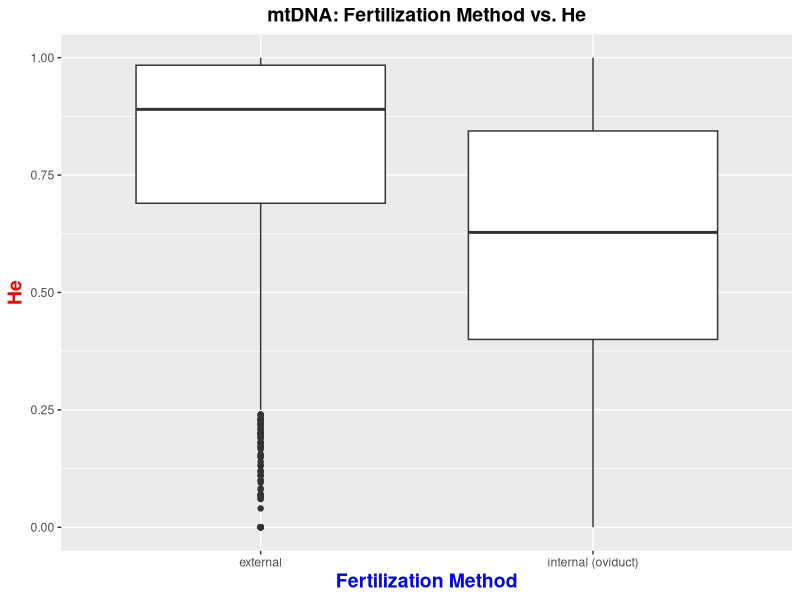
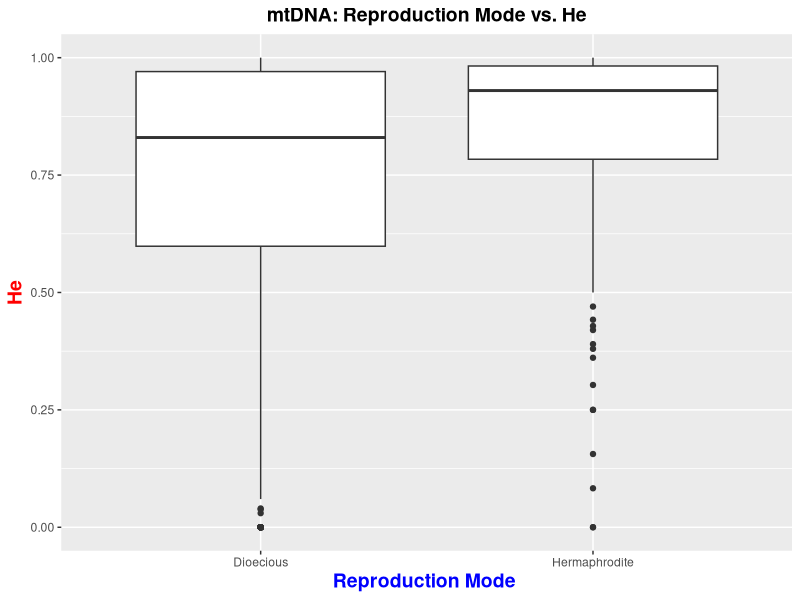
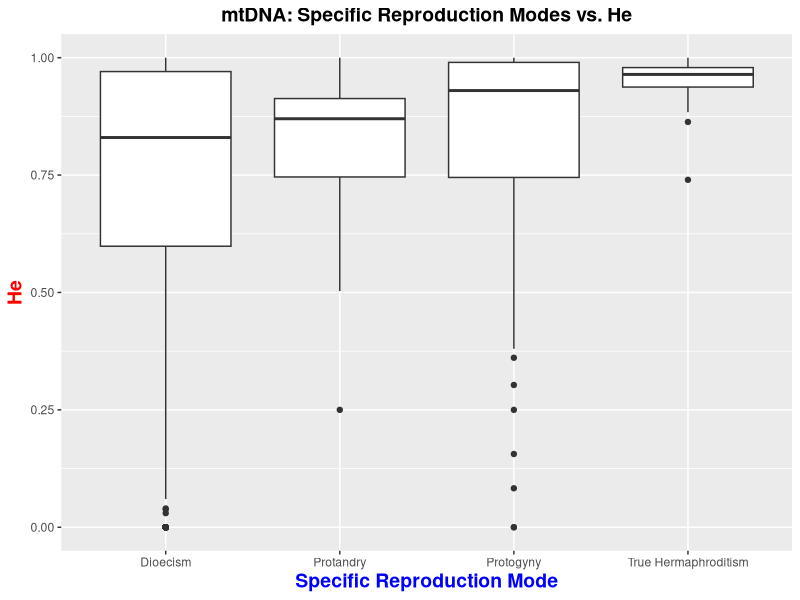
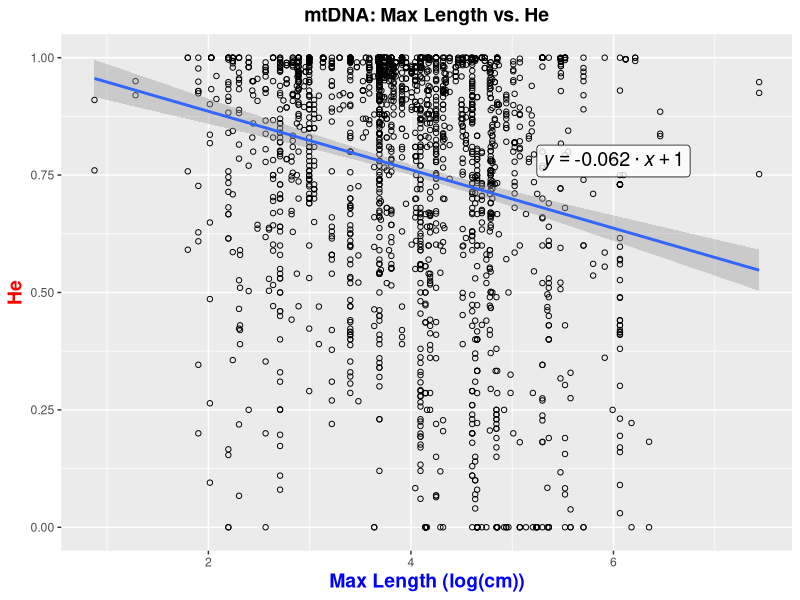
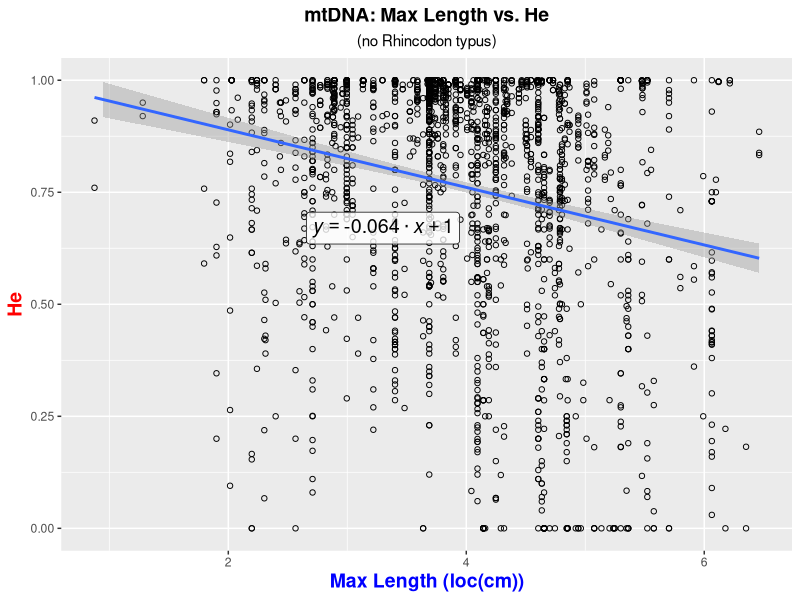
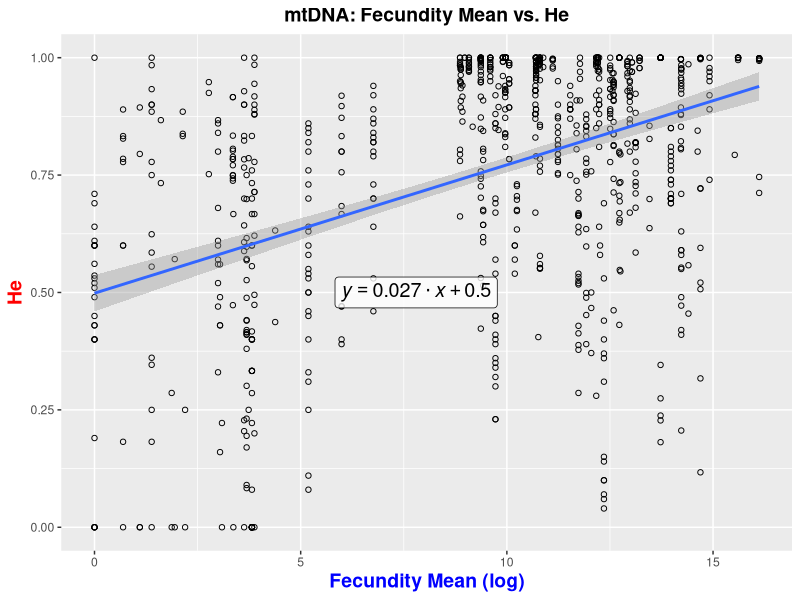
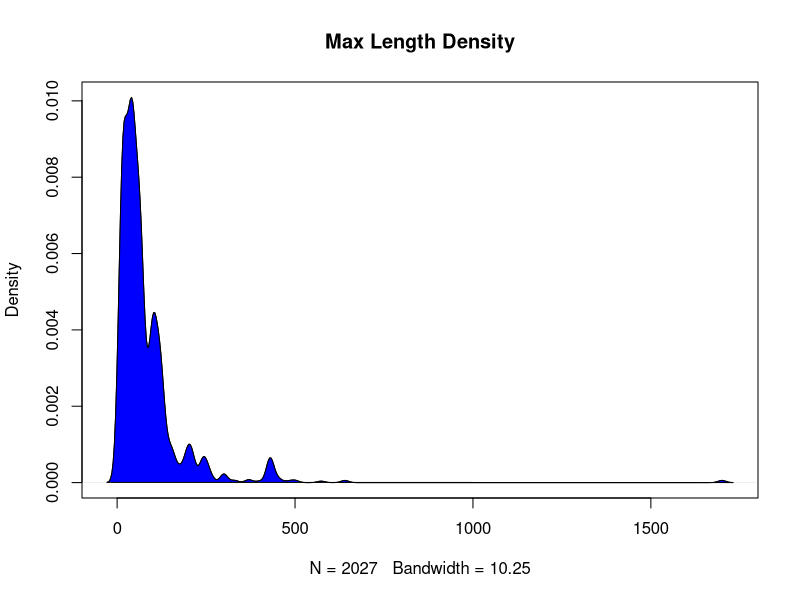
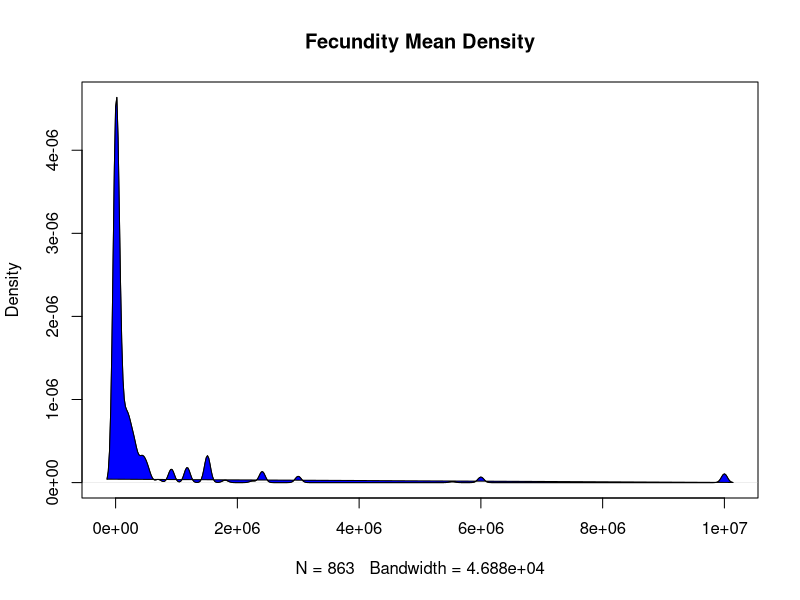

Recreate these plots in R, in order. (Note: this script raises an error after producing the figures.)
################################################### Script for Analyzing Data  #######################################################

#analyzes data 

##########################################################################################################################################

######### Set-up #########

#clear environment
remove(list = ls())

#load libraries
library(tidyverse)
library(dplyr)

#read in data
mtdna_data <- read.csv("mtdna_final_data.csv", stringsAsFactors = FALSE) #read in 
msat_data <- read.csv("msat_final_data.csv", stringsAsFactors = FALSE) #read in 

############### mtDNA data set ############### 

#####Box Plots: Character Data#####

#Fertilization#

mtdna_data$final_fertilization <- NA #create new column to categorize fertilization methods

mtdna_data$final_fertilization [mtdna_data$fertilization =="external"]  <- "external"
mtdna_data$final_fertilization [mtdna_data$fertilization =="internal (oviduct)"] <- "internal (oviduct)"
mtdna_data$final_fertilization [mtdna_data$fertilization =="in brood pouch or similar structure"] <- "internal (oviduct)" #convert "in brood pouch or similar structure" to internal fertilization

mtdna_final_fertilization_He_no.na <- mtdna_data[!is.na(mtdna_data$final_fertilization) & !is.na(mtdna_data$He),] #create new table that excludes NA's from columns of interest

theme_update(plot.title = element_text(hjust = 0.5), plot.subtitle = element_text(hjust = 0.5)) #centered plot title

ggplot(mtdna_final_fertilization_He_no.na) + geom_boxplot(aes(x = final_fertilization, y = He)) + #final fertilization & He box plot
  ggtitle("mtDNA: Fertilization Method vs. He") + #add plot title
  xlab("Fertilization Method") + ylab("He") + #add axis labels
  theme(                                 #specify characteristics of the plot 
    plot.title = element_text(size=14, face="bold"), 
    axis.title.x = element_text(color="blue", size=14, face="bold"),
    axis.title.y = element_text(color="red", size=14, face="bold"))

#Reproduction Mode#

#combine protandry, protogyny, and true hermaphroditism into "Hermpahrodites"

mtdna_data$final_reproductionmode <- NA #create new column to categorize reproduction mode

mtdna_data$final_reproductionmode  [mtdna_data$reproductionmode =="dioecism"]  <- "Dioecious"
mtdna_data$final_reproductionmode  [mtdna_data$reproductionmode =="protogyny"] <- "Hermaphrodite" #for protogyny, label as "Hermpahrodites"
mtdna_data$final_reproductionmode  [mtdna_data$reproductionmode =="protandry"] <- "Hermaphrodite" #for protandry, label as "Hermpahrodites"
mtdna_data$final_reproductionmode  [mtdna_data$reproductionmode =="true hermaphroditism"] <- "Hermaphrodite" #for true hermaphroditism, label as "Hermpahrodites"

mtdna_final_reproductionmode_He_no.na <- mtdna_data[!is.na(mtdna_data$final_reproductionmode ) & !is.na(mtdna_data$He),] #create new table that excludes NA's from columns of interest

ggplot(mtdna_final_reproductionmode_He_no.na ) + geom_boxplot(aes(x = final_reproductionmode , y = He)) + #final reproduction mode & He box plot
  ggtitle("mtDNA: Reproduction Mode vs. He") + #add plot title
  xlab("Reproduction Mode ") + ylab("He") + #add axis labels
  theme(                                 #specify characteristics of the plot 
    plot.title = element_text(size=14, face="bold"), 
    axis.title.x = element_text(color="blue", size=14, face="bold"),
    axis.title.y = element_text(color="red", size=14, face="bold"))

#Specific Reproduction Modes#

mtdna_data$specific.repro_mode <- NA #create new column to categorize hermaphrodite type

mtdna_data$specific.repro_mode  [mtdna_data$reproductionmode =="dioecism"]  <- "Dioecism"
mtdna_data$specific.repro_mode  [mtdna_data$reproductionmode =="protogyny"] <- "Protogyny"
mtdna_data$specific.repro_mode  [mtdna_data$reproductionmode =="protandry"] <- "Protandry"
mtdna_data$specific.repro_mode  [mtdna_data$reproductionmode =="true hermaphroditism"] <- "True Hermaphroditism"

mtdna_reproduction_type_He_no.na <- mtdna_data[!is.na(mtdna_data$specific.repro_mode ) & !is.na(mtdna_data$He),] #create new table that excludes NA's from columns of interest

ggplot(mtdna_reproduction_type_He_no.na ) + geom_boxplot(aes(x = specific.repro_mode , y = He)) + #hermaphrodite type mode & He box plot
  ggtitle("mtDNA: Specific Reproduction Modes vs. He") + #add plot title
  xlab("Specific Reproduction Mode") + ylab("He") + #add axis labels
  theme(                                 #specify characteristics of the plot 
    plot.title = element_text(size=14, face="bold"), 
    axis.title.x = element_text(color="blue", size=14, face="bold"),
    axis.title.y = element_text(color="red", size=14, face="bold"))

#####Scatter Plots: Numerical Data#####

#Max Length#

#w/ Rhincodon typus outlier
mtdna_maxlength_He_no.na <- mtdna_data[!is.na(mtdna_data$maxlength) & !is.na(mtdna_data$He),] #create new table that excludes NA's from columns of interest

mtdna_maxlength_He_no.na$logtransform.maxlength <- NA #add column to do a log transformation for max length

for (i in 1:nrow(mtdna_maxlength_He_no.na)) { #get log transformation data
  cat(paste(i, " ", sep = ''))
  mtdna_maxlength_He_no.na$logtransform.maxlength <- log(mtdna_maxlength_He_no.na$maxlength)
}

lm_eqn = function(x, y, df){ #set up formula for regression line equation
  m <- lm(y ~ x, df);
  eq <- substitute(italic(y) == b %.% italic(x) + a,
                   list(a = format(coef(m)[[1]], digits = 2), 
                        b = format(coef(m)[[2]], digits = 2)))
  as.character(as.expression(eq));                 
}

ggplot(mtdna_maxlength_He_no.na, aes(x=logtransform.maxlength, y = He)) + #max length & He scatter plot
  geom_point(shape=1) +    # Use hollow circles
  geom_smooth(method=lm,   # Add linear regression line
              se=TRUE, formula = y ~ x) +
  ylim(0,1)+
  coord_cartesian(ylim = c(0, 1)) +
  ggtitle("mtDNA: Max Length vs. He") + #add plot title
  xlab("Max Length (log(cm))") + ylab("He") + #add axis labels
  theme(                                 #specify characteristics of the plot 
    plot.title = element_text(size=14, face="bold"),
    axis.title.x = element_text(color="blue", size=14, face="bold"),
    axis.title.y = element_text(color="red", size=14, face="bold"))+
  annotate(geom="label", x = 6, y = .78, label = lm_eqn(mtdna_maxlength_He_no.na$logtransform.maxlength, mtdna_maxlength_He_no.na$He, mtdna_maxlength_He_no.na), 
           color="black", size = 5, parse=TRUE, alpha=0.80)  #add regression line equation

#w/out Rhincodon typus outlier
mtdna_maxlength_He_no.na_nowhaleshark <- mtdna_maxlength_He_no.na[!(mtdna_maxlength_He_no.na$spp=="Rhincodon typus"),] #exclude Rhincodon typus

mtdna_maxlength_He_no.na_nowhaleshark$logtransform.maxlength_noRT <- NA #add column to do a log transformation for max length

for (i in 1:nrow(mtdna_maxlength_He_no.na_nowhaleshark)) { #get log transformation data
  cat(paste(i, " ", sep = ''))
  mtdna_maxlength_He_no.na_nowhaleshark$logtransform.maxlength_noRT <- log(mtdna_maxlength_He_no.na_nowhaleshark$maxlength)
}

ggplot(mtdna_maxlength_He_no.na_nowhaleshark, aes(x= logtransform.maxlength_noRT, y= He)) + #max length & He scatter plot
  geom_point(shape=1) +    # Use hollow circles
  geom_smooth(method=lm,   # Add linear regression line
              se=TRUE) +
  ylim(0,1)+
  coord_cartesian(ylim = c(0, 1)) +
  ggtitle("mtDNA: Max Length vs. He", subtitle= "(no Rhincodon typus)") + #add plot title
  xlab("Max Length (loc(cm))") + ylab("He") + #add axis labels
  theme(                                 #specify characteristics of the plot 
    plot.title = element_text(size=14, face="bold"),
    axis.title.x = element_text(color="blue", size=14, face="bold"),
    axis.title.y = element_text(color="red", size=14, face="bold"))+
  annotate(geom="label", x = 3.3, y = 0.67, label = lm_eqn(mtdna_maxlength_He_no.na_nowhaleshark$logtransform.maxlength_noRT, mtdna_maxlength_He_no.na_nowhaleshark$He, mtdna_maxlength_He_no.na_nowhaleshark), 
           color="black", size = 5, parse=TRUE, alpha=0.80) #add regression line equation

#Fecundity Mean#
 mtdna_fecundity_He_no.na <- mtdna_data[!is.na(mtdna_data$fecundity_mean) & !is.na(mtdna_data$He),] #create new table that excludes NA's from columns of interest
 
mtdna_fecundity_He_no.na$logtransform.fecundity <- NA #add column to do a log transformation for fecundity mean

for (i in 1:nrow(mtdna_fecundity_He_no.na)) { #get log transformation data
  cat(paste(i, " ", sep = ''))
  mtdna_fecundity_He_no.na$logtransform.fecundity <- log(mtdna_fecundity_He_no.na$fecundity_mean)
}

ggplot(mtdna_fecundity_He_no.na, aes(x= logtransform.fecundity, y= He)) + #fecundity mean & He scatter plot
  geom_point(shape=1) +    # Use hollow circles
  geom_smooth(method=lm,   # Add linear regression line
              se=TRUE) +
  ylim(0,1)+
  coord_cartesian(ylim = c(0, 1)) +
  ggtitle("mtDNA: Fecundity Mean vs. He") + #add plot title
  xlab("Fecundity Mean (log)") + ylab("He") + #add axis labels
  theme(                                 #specify characteristics of the plot 
    plot.title = element_text(size=14, face="bold"),
    axis.title.x = element_text(color="blue", size=14, face="bold"),
    axis.title.y = element_text(color="red", size=14, face="bold"))+
  annotate(geom="label", x = 7.80, y = 0.5, label = lm_eqn(mtdna_fecundity_He_no.na$logtransform.fecundity, mtdna_fecundity_He_no.na$He, mtdna_fecundity_He_no.na), 
           color="black", size = 5, parse=TRUE, alpha=0.80) #add regression line equation


#####Density Plots: Numerical Data#####

#Max Length#
plot(density(mtdna_maxlength_He_no.na$maxlength), main="Max Length Density") #create density plot for max length
polygon(density(mtdna_maxlength_He_no.na$maxlength), main="Max Length Density", col="blue") #specify characteristics of plot

#Fecundity Mean#
plot(density(mtdna_fecundity_He_no.na$fecundity_mean), main="Fecundity Mean Density") #create density plot for fecundity mean
polygon(density(mtdna_fecundity_He_no.na$fecundity_mean), main="Fecundity Mean Density", col="blue") #specify characteristics of plot

#####T-Tests: Character Data#####

#Fertilization#

external.mtdna <- mtdna_final_fertilization_He_no.na$He[mtdna_final_fertilization_He_no.na$final_fertilization=="external"]
internal.mtdna <- mtdna_final_fertilization_He_no.na$He[mtdna_final_fertilization_He_no.na$final_fertilization=="internal (oviduct)"]

fertilization_ttest.mtdna <- t.test(external.mtdna, internal.mtdna, var.equal=TRUE)

#Reproduction Mode#

dioecism.mtdna <- mtdna_final_reproductionmode_He_no.na$He[mtdna_final_reproductionmode_He_no.na$final_reproductionmode=="Dioecious"]
hermaphrodite.mtdna <- mtdna_final_reproductionmode_He_no.na$He[mtdna_final_reproductionmode_He_no.na$final_reproductionmode=="Hermaphrodite"]

reproductionmode_ttest.mtdna <- t.test(dioecism.mtdna, hermaphrodite.mtdna, var.equal=TRUE)

#Specific Reproduction Modes: ANOVA TEST#

specific.repro_modeanovamtdna <- aov(He ~ specific.repro_mode, data = mtdna_reproduction_type_He_no.na)

#####Wilcoxon Tests: Numerical Data#####

#Max Length#
wilcox.test( mtdna_maxlength_He_no.na[ ,'maxlength'] , mtdna_maxlength_He_no.na[ , 'He'], paired=T) #run Wilcoxon test on max length & He


#Fecundity Mean#
wilcox.test( mtdna_fecundity_He_no.na[ ,'fecundity_mean'] , mtdna_fecundity_He_no.na[ , 'He'], paired=T) #run Wilcoxon test on max length & He

#####Shapiro-Wilk Tests: Numerical Data#####

#Max Length#
shapiro.test(mtdna_maxlength_He_no.na$maxlength) #run Shapiro-Wilk test on max length & He

#Fecundity Mean#
shapiro.test(mtdna_fecundity_He_no.na$fecundity_mean) #run Shapiro-Wilk test on max length & He


####################################################################################

############### msat Data Set ############### 

#####Box Plots: Character Data#####

#Fertilization#
msat_data$final_fertilization <- NA #create new column to categorize fertilization methods

msat_data$final_fertilization [msat_data$fertilization =="external"]  <- "external"
msat_data$final_fertilization [msat_data$fertilization =="internal (oviduct)"] <- "internal (oviduct)"
msat_data$final_fertilization [msat_data$fertilization =="in brood pouch or similar structure"] <- "internal (oviduct)" #convert "in brood pouch or similar structure" to internal fertilization

msat_final_fertilization_He_no.na <- msat_data[!is.na(msat_data$final_fertilization) & !is.na(msat_data$He),] #create new table that excludes NA's from columns of interest

ggplot(msat_final_fertilization_He_no.na) + geom_boxplot(aes(x = final_fertilization, y = He)) + #final fertilization & He box plot
ggtitle("msat: Fertilization Method vs. He") + #add plot title
  xlab("Fertilization Method") + ylab("He") + #add axis labels
  theme(                                 #specifying characteristics of the plot 
    plot.title = element_text(size=14, face="bold"),
    axis.title.x = element_text(color="blue", size=14, face="bold"),
    axis.title.y = element_text(color="red", size=14, face="bold"))

#Reproduction Mode#
msat_data$final_reproductionmode <- NA #create new column to categorize reproduction mode

msat_data$final_reproductionmode  [msat_data$reproductionmode =="dioecism"]  <- "Dioecious"
msat_data$final_reproductionmode  [msat_data$reproductionmode =="protogyny"] <- "Hermaphrodite" #for protogyny, label as "Hermpahrodites"
msat_data$final_reproductionmode  [msat_data$reproductionmode =="protandry"] <- "Hermaphrodite" #for protandry, label as "Hermpahrodites"
msat_data$final_reproductionmode  [msat_data$reproductionmode =="true hermaphroditism"] <- "Hermaphrodite" #for true hermaphroditism, label as "Hermpahrodites"

msat_final_reproductionmode_He_no.na <- msat_data[!is.na(msat_data$final_reproductionmode ) & !is.na(msat_data$He),] #create new table that excludes NA's from columns of interest

ggplot(msat_final_reproductionmode_He_no.na ) + geom_boxplot(aes(x = final_reproductionmode , y = He)) + #final reproduction mode & He box plot
  ggtitle("msat: Reproduction Mode vs. He") + #add plot title
  xlab("Reproduction Mode ") + ylab("He") + #add axis labels
  theme(                                 #specifying characteristics of the plot 
    plot.title = element_text(size=14, face="bold"),
    axis.title.x = element_text(color="blue", size=14, face="bold"),
    axis.title.y = element_text(color="red", size=14, face="bold"))

#Specific Reproduction Mode#

msat_data$specific.repro_mode <- NA #create new column to categorize reproduction type

msat_data$specific.repro_mode  [msat_data$reproductionmode =="dioecism"]  <- "Dioecism"
msat_data$specific.repro_mode  [msat_data$reproductionmode =="protogyny"] <- "Protogyny"
msat_data$specific.repro_mode  [msat_data$reproductionmode =="protandry"] <- "Protandry"
msat_data$specific.repro_mode  [msat_data$reproductionmode =="true hermaphroditism"] <- "True Hermaphroditism"

msat_reproduction_type_He_no.na <- msat_data[!is.na(msat_data$specific.repro_mode ) & !is.na(msat_data$He),] #create new table that excludes NA's from columns of interest

ggplot(msat_reproduction_type_He_no.na ) + geom_boxplot(aes(x = specific.repro_mode , y = He)) + #hermaphrodite type mode & He box plot
  ggtitle("msat: Specific Reproduction Modes vs. He") + #add plot title
  xlab("Specific Reproduction Mode") + ylab("He") + #add axis labels
  theme(                                 #specify characteristics of the plot 
    plot.title = element_text(size=14, face="bold"), 
    axis.title.x = element_text(color="blue", size=14, face="bold"),
    axis.title.y = element_text(color="red", size=14, face="bold"))

#####Scatter Plots: Numerical Data#####

#Max Length#

#w/ Rhincodon typus outlier
msat_maxlength_He_no.na <- msat_data[!is.na(msat_data$maxlength) & !is.na(msat_data$He),] #create new table that excludes NA's from columns of interest

msat_maxlength_He_no.na$logtransform.maxlength <- NA #add column to do a log transformation for max length

for (i in 1:nrow(msat_maxlength_He_no.na)) { #get log transformation data
  cat(paste(i, " ", sep = ''))
  msat_maxlength_He_no.na$logtransform.maxlength <- log(msat_maxlength_He_no.na$maxlength)
}

ggplot(msat_maxlength_He_no.na, aes(x= logtransform.maxlength, y= He)) + #max length & He scatter plot
  geom_point(shape=1) +    # Use hollow circles
  geom_smooth(method=lm,   # Add linear regression line
              se=TRUE) + 
  ylim(0,1)+
  coord_cartesian(ylim = c(0, 1)) +
  ggtitle("msat: Max Length vs. He") + #add plot title
   xlab("Max Length (log(cm))") + ylab("He") + #add axis labels
    theme(                                 #specifying characteristics of the plot 
      plot.title = element_text(size=14, face="bold"),
      axis.title.x = element_text(color="blue", size=14, face="bold"),
      axis.title.y = element_text(color="red", size=14, face="bold"))+
  annotate(geom = "label", x = 4, y = 0.85, label = lm_eqn(msat_maxlength_He_no.na$logtransform.maxlength, msat_maxlength_He_no.na$He, msat_maxlength_He_no.na), 
           color="black", size = 5, parse=TRUE, alpha = 0.8) #add regression line equation


#w/out Rhincodon typus outlier
msat_maxlength_He_no.na_nowhaleshark <- msat_maxlength_He_no.na[!(msat_maxlength_He_no.na$spp=="Rhincodon typus"),] #exclude Rhincodon typus

msat_maxlength_He_no.na_nowhaleshark$logtransform.maxlength <- NA #add column to do a log transformation for max length

for (i in 1:nrow(msat_maxlength_He_no.na_nowhaleshark)) { #get log transformation data
  cat(paste(i, " ", sep = ''))
  msat_maxlength_He_no.na_nowhaleshark$logtransform.maxlength <- log(msat_maxlength_He_no.na_nowhaleshark$maxlength)
}

ggplot(msat_maxlength_He_no.na_nowhaleshark, aes(x= logtransform.maxlength, y= He)) + #max length & He scatter plot
  geom_point(shape=1) +    # Use hollow circles
  geom_smooth(method=lm,   # Add linear regression line
              se=TRUE) +
  ylim(0,1)+
  coord_cartesian(ylim = c(0, 1)) +
  ggtitle("msat: Max Length vs. He", subtitle= "(no Rhincodon typus)") + #add plot title
  xlab("Max Length (log(cm))") + ylab("He") + #add axis labels
  theme(                                 #specify characteristics of the plot 
    plot.title = element_text(size=14, face="bold"),
    axis.title.x = element_text(color="blue", size=14, face="bold"),
    axis.title.y = element_text(color="red", size=14, face="bold"))+
  annotate(geom="label", x = 4, y = 0.85, label = lm_eqn(msat_maxlength_He_no.na_nowhaleshark$logtransform.maxlength, msat_maxlength_He_no.na_nowhaleshark$He, msat_maxlength_He_no.na_nowhaleshark), 
           color="black", size = 5, parse=TRUE, alpha = 0.8) #add regression line equation


#Fecundity Mean#
msat_fecundity_He_no.na <- msat_data[!is.na(msat_data$fecundity_mean) & !is.na(msat_data$He),] #create new table that excludes NA's from columns of interest

msat_fecundity_He_no.na$logtransform.fecundity <- NA #add column to do a log transformation for fecundity mean

for (i in 1:nrow(msat_fecundity_He_no.na)) { #get log transformation data
  cat(paste(i, " ", sep = ''))
  msat_fecundity_He_no.na$logtransform.fecundity <- log(msat_fecundity_He_no.na$fecundity_mean)
}
       
ggplot(msat_fecundity_He_no.na, aes(x= logtransform.fecundity, y= He)) + #fecundity mean& He scatter plot
  geom_point(shape=1) +    # Use hollow circles
  geom_smooth(method=lm,   # Add linear regression line
    se=TRUE) +
  ylim(0,1)+
  coord_cartesian(ylim = c(0, 1)) +
  ggtitle("msat: Fecundity Mean vs. He") + #add plot title
  xlab("Fecundity Mean (log)") + ylab("He") + #add plot title
  theme(                                 #specifying characteristics of the plot 
    plot.title = element_text(size=14, face="bold"),
    axis.title.x = element_text(color="blue", size=14, face="bold"),
    axis.title.y = element_text(color="red", size=14, face="bold"))+
  annotate(geom="label", x = 10, y = 0.83, label = lm_eqn(msat_fecundity_He_no.na$logtransform.fecundity, msat_fecundity_He_no.na$He, msat_fecundity_He_no.na), 
           color="black", size = 5, parse=TRUE, alpha = 0.8) #add regression line equation

#####Density Plots: Numerical Data#####

#Max Length#
plot(density(msat_maxlength_He_no.na$maxlength), main="msat: Max Length Density") #create density plot for max length
polygon(density(msat_maxlength_He_no.na$maxlength), main="msat: Max Length Density", col="blue") #specify characteristics of plot

#Fecundity Mean#
plot(density(msat_fecundity_He_no.na$fecundity_mean), main="msat: Fecundity Mean Density") #create density plot for fecundity mean
polygon(density(msat_fecundity_He_no.na$fecundity_mean), main="msat: Fecundity Mean Density", col="blue") #specify characteristics of plot

#####T-Tests: Character Data#####

#Fertilization#

external.msat <- msat_final_fertilization_He_no.na$He[msat_final_fertilization_He_no.na$final_fertilization=="external"]
internal.msat <- msat_final_fertilization_He_no.na$He[msat_final_fertilization_He_no.na$final_fertilization=="internal (oviduct)"]

fertilization_ttest.msat <- t.test(external.msat, internal.msat, var.equal=TRUE)

#Reproduction Mode#

dioecism.msat <- msat_final_reproductionmode_He_no.na$He[msat_final_reproductionmode_He_no.na$final_reproductionmode=="Dioecious"]
hermaphrodite.msat <- msat_final_reproductionmode_He_no.na$He[msat_final_reproductionmode_He_no.na$final_reproductionmode=="Hermaphrodite"]

reproductionmode_ttest.msat <- t.test(dioecism.msat, hermaphrodite.msat, var.equal=TRUE)

#Specific Reproduction Modes: ANOVA TEST#

specific.repro_modeanovamsat <- aov(He ~ specific.repro_mode, data = msat_reproduction_type_He_no.na)

#####Wilcoxon Tests: Numerical Data#####

#Max Length#
wilcox.test( msat_maxlength_He_no.na[ ,'maxlength'] , msat_maxlength_He_no.na[ , 'He'], paired=T) #run Wilcoxon test on max length & He

#Fecundity Mean#
wilcox.test( msat_fecundity_He_no.na[ ,'fecundity_mean'] , msat_fecundity_He_no.na[ , 'He'], paired=T) #run Wilcoxon test on fecundity & He


#####Shapiro-Wilk Tests: Numerical Data#####

shapiro.test(msat_maxlength_He_no.na$maxlength) #run Shapiro-Wilk test on max length & He

shapiro.test(msat_fecundity_He_no.na$fecundity_mean) #run Shapiro-Wilk test on fecundity mean & He

####################################################################################

############### Comparing mtDNA and msat Data ############### 

#####Box Plots: Character Data#####

#Fertilization#

final_fertilization_all = merge(mtdna_final_fertilization_He_no.na, msat_final_fertilization_He_no.na, all=TRUE, no.dups= TRUE, all.x=TRUE, all.y=TRUE) #merge final fertilization data form mtdna and msat together

final_fertilization_all$markertype <- NA #create new column to categorize marker type

#add marker type based on file type
final_fertilization_all$markertype [final_fertilization_all$file == "mtdna101"]  <- "mtDNA"
final_fertilization_all$markertype [final_fertilization_all$file == "mtdna102"]  <- "mtDNA"
final_fertilization_all$markertype [final_fertilization_all$file == "mtdna103"]  <- "mtDNA"
final_fertilization_all$markertype [final_fertilization_all$file == "msats000"]  <- "msat" 
final_fertilization_all$markertype [final_fertilization_all$file == "msats001"]  <- "msat"
final_fertilization_all$markertype [final_fertilization_all$file == "msats002"]  <- "msat"
final_fertilization_all$markertype [final_fertilization_all$file == "msats200"]  <- "msat" 
final_fertilization_all$markertype [final_fertilization_all$file == "msats201"]  <- "msat" 
final_fertilization_all$markertype [final_fertilization_all$file == "msats100"]  <- "msat" 
final_fertilization_all$markertype [final_fertilization_all$file == "msats101"]  <- "msat" 
final_fertilization_all$markertype [final_fertilization_all$file == "msats301"]  <- "msat" 
final_fertilization_all$markertype [final_fertilization_all$file == "msats302"]  <- "msat" 
final_fertilization_all$markertype [final_fertilization_all$file == "msats303"]  <- "msat" 
final_fertilization_all$markertype [final_fertilization_all$file == "msats304"]  <- "msat" 
final_fertilization_all$markertype [final_fertilization_all$file == "msats305"]  <- "msat"
final_fertilization_all$markertype [final_fertilization_all$file ==	"ppdat"]  <- "msat" 

theme_update(plot.title = element_text(hjust = 0.5), plot.subtitle = element_text(hjust = 0.5)) #centered plot title

ggplot(final_fertilization_all) + geom_boxplot(aes(x = final_fertilization, y = He, fill=markertype)) + #final fertilization & He box plot
  ggtitle("Fertilization Method vs. He", subtitle= "msat vs. mtDNA") + #add plot title
  xlab("Fertilization Method") + ylab("He") + #add axis labels
  theme(                                 #specify characteristics of the plot 
    plot.title = element_text(size=14, face="bold"), 
    axis.title.x = element_text(color="blue", size=14, face="bold"),
    axis.title.y = element_text(color="red", size=14, face="bold"))+
  scale_fill_manual(values=c("turquoise2", "darkcyan"))

#Reproduction Mode#
reproductionmode_all = merge(msat_final_reproductionmode_He_no.na, mtdna_final_reproductionmode_He_no.na, all=TRUE, no.dups= TRUE, all.x=TRUE, all.y=TRUE) #merge final fertilization data form mtdna and msat together

reproductionmode_all$markertype <- NA #create new column to categorize marker type

#add marker type based on file type
reproductionmode_all$markertype [reproductionmode_all$file == "mtdna101"]  <- "mtDNA"
reproductionmode_all$markertype [reproductionmode_all$file == "mtdna102"]  <- "mtDNA"
reproductionmode_all$markertype [reproductionmode_all$file == "mtdna103"]  <- "mtDNA"
reproductionmode_all$markertype [reproductionmode_all$file == "msats000"]  <- "msat" 
reproductionmode_all$markertype [reproductionmode_all$file == "msats001"]  <- "msat"
reproductionmode_all$markertype [reproductionmode_all$file == "msats002"]  <- "msat"
reproductionmode_all$markertype [reproductionmode_all$file == "msats200"]  <- "msat" 
reproductionmode_all$markertype [reproductionmode_all$file == "msats201"]  <- "msat" 
reproductionmode_all$markertype [reproductionmode_all$file == "msats100"]  <- "msat" 
reproductionmode_all$markertype [reproductionmode_all$file == "msats101"]  <- "msat" 
reproductionmode_all$markertype [reproductionmode_all$file == "msats301"]  <- "msat" 
reproductionmode_all$markertype [reproductionmode_all$file == "msats302"]  <- "msat" 
reproductionmode_all$markertype [reproductionmode_all$file == "msats303"]  <- "msat" 
reproductionmode_all$markertype [reproductionmode_all$file == "msats304"]  <- "msat" 
reproductionmode_all$markertype [reproductionmode_all$file == "msats305"]  <- "msat"
reproductionmode_all$markertype [reproductionmode_all$file ==	"ppdat"]  <- "msat" 

theme_update(plot.title = element_text(hjust = 0.5), plot.subtitle = element_text(hjust = 0.5)) #centered plot title

ggplot(reproductionmode_all) + geom_boxplot(aes(x = final_reproductionmode, y = He, fill= markertype)) + #final fertilization & He box plot
  ggtitle("Reproduction Mode vs. He", subtitle= "msat vs. mtDNA") + #add plot title
  xlab("Reproduction Mode") + ylab("He") + #add axis labels
  theme(                                 #specify characteristics of the plot 
    plot.title = element_text(size=14, face="bold"), 
    axis.title.x = element_text(color="blue", size=14, face="bold"),
    axis.title.y = element_text(color="red", size=14, face="bold"))+
  scale_fill_manual(values=c("turquoise2", "darkcyan"))


#Specific Reproduction Mode#
specificreproductionmode_all = merge(msat_reproduction_type_He_no.na, mtdna_reproduction_type_He_no.na, all=TRUE, no.dups= TRUE, all.x=TRUE, all.y=TRUE) #merge final fertilization data form mtdna and msat together

specificreproductionmode_all$markertype <- NA #create new column to categorize marker type

#add marker type based on file type
specificreproductionmode_all$markertype [specificreproductionmode_all$file == "mtdna101"]  <- "mtDNA"
specificreproductionmode_all$markertype [specificreproductionmode_all$file == "mtdna102"]  <- "mtDNA"
specificreproductionmode_all$markertype [specificreproductionmode_all$file == "mtdna103"]  <- "mtDNA"
specificreproductionmode_all$markertype [specificreproductionmode_all$file == "msats000"]  <- "msat" 
specificreproductionmode_all$markertype [specificreproductionmode_all$file == "msats001"]  <- "msat"
specificreproductionmode_all$markertype [specificreproductionmode_all$file == "msats002"]  <- "msat"
specificreproductionmode_all$markertype [specificreproductionmode_all$file == "msats200"]  <- "msat" 
specificreproductionmode_all$markertype [specificreproductionmode_all$file == "msats201"]  <- "msat" 
specificreproductionmode_all$markertype [specificreproductionmode_all$file == "msats100"]  <- "msat" 
specificreproductionmode_all$markertype [specificreproductionmode_all$file == "msats101"]  <- "msat" 
specificreproductionmode_all$markertype [specificreproductionmode_all$file == "msats301"]  <- "msat" 
specificreproductionmode_all$markertype [specificreproductionmode_all$file == "msats302"]  <- "msat" 
specificreproductionmode_all$markertype [specificreproductionmode_all$file == "msats303"]  <- "msat" 
specificreproductionmode_all$markertype [specificreproductionmode_all$file == "msats304"]  <- "msat" 
specificreproductionmode_all$markertype [specificreproductionmode_all$file == "msats305"]  <- "msat"
specificreproductionmode_all$markertype [specificreproductionmode_all$file ==	"ppdat"]  <- "msat" 

theme_update(plot.title = element_text(hjust = 0.5), plot.subtitle = element_text(hjust = 0.5)) #centered plot title

ggplot(specificreproductionmode_all) + geom_boxplot(aes(x = specific.repro_mode, y = He, fill=markertype)) + #final fertilization & He box plot
  ggtitle("Specific Reproduction Modes vs. He", subtitle= "msat vs. mtDNA") + #add plot title
  xlab("Specific Reproduction Mode") + ylab("He") + #add axis labels
  theme(                                 #specify characteristics of the plot 
    plot.title = element_text(size=14, face="bold"), 
    axis.title.x = element_text(color="blue", size=14, face="bold"),
    axis.title.y = element_text(color="red", size=14, face="bold"))+
  scale_fill_manual(values=c("turquoise2", "darkcyan"))


#####Scatter Plots: Numerical Data#####

#Max Length#

#w/ Rhincodon typus outlier
final_maxlength_all = merge(mtdna_maxlength_He_no.na, msat_maxlength_He_no.na, all=TRUE, no.dups= TRUE, all.x=TRUE, all.y=TRUE) #merge final fertilization data form mtdna and msat together

final_maxlength_all$markertype <- NA #create new column to categorize marker type

#add marker type based on file type
final_maxlength_all$markertype [final_maxlength_all$file == "mtdna101"]  <- "mtDNA"
final_maxlength_all$markertype [final_maxlength_all$file == "mtdna102"]  <- "mtDNA"
final_maxlength_all$markertype [final_maxlength_all$file == "mtdna103"]  <- "mtDNA"
final_maxlength_all$markertype [final_maxlength_all$file == "msats000"]  <- "msat" 
final_maxlength_all$markertype [final_maxlength_all$file == "msats001"]  <- "msat"
final_maxlength_all$markertype [final_maxlength_all$file == "msats002"]  <- "msat"
final_maxlength_all$markertype [final_maxlength_all$file == "msats200"]  <- "msat" 
final_maxlength_all$markertype [final_maxlength_all$file == "msats201"]  <- "msat" 
final_maxlength_all$markertype [final_maxlength_all$file == "msats100"]  <- "msat" 
final_maxlength_all$markertype [final_maxlength_all$file == "msats101"]  <- "msat" 
final_maxlength_all$markertype [final_maxlength_all$file == "msats301"]  <- "msat" 
final_maxlength_all$markertype [final_maxlength_all$file == "msats302"]  <- "msat" 
final_maxlength_all$markertype [final_maxlength_all$file == "msats303"]  <- "msat" 
final_maxlength_all$markertype [final_maxlength_all$file == "msats304"]  <- "msat" 
final_maxlength_all$markertype [final_maxlength_all$file == "msats305"]  <- "msat"
final_maxlength_all$markertype [final_maxlength_all$file ==	"ppdat"]  <- "msat" 

theme_update(plot.title = element_text(hjust = 0.5), plot.subtitle = element_text(hjust = 0.5)) #centered plot title

ggplot(final_maxlength_all, aes(x=logtransform.maxlength, y=He, col=markertype, shape=markertype)) + #max length & He scatter plot
  geom_point(aes(shape=markertype, fill=NULL)) +    # Use hollow circles
  geom_smooth(method=lm,   # Add linear regression line
             se=TRUE) + 
  ylim(0,1)+
  coord_cartesian(ylim = c(0, 1)) +
  ggtitle("Max Length vs. He", subtitle = "(w/ Rhincodon typus) msat vs. mtDNA") + #add plot title
  xlab("Max Length (log(cm))") + ylab("He") + #add axis labels
  theme(                                 #specifying characteristics of the plot 
    plot.title = element_text(size=14, face="bold"),
    axis.title.x = element_text(color="blue", size=14, face="bold"),
    axis.title.y = element_text(color="red", size=14, face="bold"))+
  annotate(geom="label", x = 3, y = 0.65, label = lm_eqn(msat_maxlength_He_no.na$logtransform.maxlength, msat_maxlength_He_no.na$He, msat_maxlength_He_no.na), 
           color="skyblue2", size = 5, parse=TRUE, alpha=0.8) + #add regression line equation
  annotate(geom="label", x = 4, y = 0.91, label = lm_eqn(mtdna_maxlength_He_no.na$logtransform.maxlength, mtdna_maxlength_He_no.na$He, mtdna_maxlength_He_no.na), 
           color="blue", size = 5, parse=TRUE, alpha = 0.8) + #add regression line equation
  scale_color_manual(values=c("skyblue2","blue")) +
  scale_shape(solid = FALSE)

#w/out Rhincodon typus outlier
final_maxlength.nowhaleshark_all = merge(msat_maxlength_He_no.na_nowhaleshark, mtdna_maxlength_He_no.na_nowhaleshark, all=TRUE, no.dups= TRUE, all.x=TRUE, all.y=TRUE) #merge final fertilization data form mtdna and msat together

final_maxlength.nowhaleshark_all$markertype <- NA #create new column to categorize marker type

#add marker type based on file type
final_maxlength.nowhaleshark_all$markertype [final_maxlength.nowhaleshark_all$file == "mtdna101"]  <- "mtDNA"
final_maxlength.nowhaleshark_all$markertype [final_maxlength.nowhaleshark_all$file == "mtdna102"]  <- "mtDNA"
final_maxlength.nowhaleshark_all$markertype [final_maxlength.nowhaleshark_all$file == "mtdna103"]  <- "mtDNA"
final_maxlength.nowhaleshark_all$markertype [final_maxlength.nowhaleshark_all$file == "msats000"]  <- "msat" 
final_maxlength.nowhaleshark_all$markertype [final_maxlength.nowhaleshark_all$file == "msats001"]  <- "msat"
final_maxlength.nowhaleshark_all$markertype [final_maxlength.nowhaleshark_all$file == "msats002"]  <- "msat"
final_maxlength.nowhaleshark_all$markertype [final_maxlength.nowhaleshark_all$file == "msats200"]  <- "msat" 
final_maxlength.nowhaleshark_all$markertype [final_maxlength.nowhaleshark_all$file == "msats201"]  <- "msat" 
final_maxlength.nowhaleshark_all$markertype [final_maxlength.nowhaleshark_all$file == "msats100"]  <- "msat" 
final_maxlength.nowhaleshark_all$markertype [final_maxlength.nowhaleshark_all$file == "msats101"]  <- "msat" 
final_maxlength.nowhaleshark_all$markertype [final_maxlength.nowhaleshark_all$file == "msats301"]  <- "msat" 
final_maxlength.nowhaleshark_all$markertype [final_maxlength.nowhaleshark_all$file == "msats302"]  <- "msat" 
final_maxlength.nowhaleshark_all$markertype [final_maxlength.nowhaleshark_all$file == "msats303"]  <- "msat" 
final_maxlength.nowhaleshark_all$markertype [final_maxlength.nowhaleshark_all$file == "msats304"]  <- "msat" 
final_maxlength.nowhaleshark_all$markertype [final_maxlength.nowhaleshark_all$file == "msats305"]  <- "msat"
final_maxlength.nowhaleshark_all$markertype [final_maxlength.nowhaleshark_all$file ==	"ppdat"]  <- "msat" 

theme_update(plot.title = element_text(hjust = 0.5), plot.subtitle = element_text(hjust = 0.5)) #centered plot title

ggplot(final_maxlength.nowhaleshark_all, aes(x=logtransform.maxlength, y=He, col=markertype, shape=markertype)) + #max length & He scatter plot
  geom_point(aes(shape=markertype, fill=NULL)) +    # Use hollow circles
  geom_smooth(method=lm,   # Add linear regression line
              se=TRUE) + 
  ylim(0,1)+
  coord_cartesian(ylim = c(0, 1)) +
  ggtitle("Max Length vs. He", subtitle = "(no Rhincodon typus) msat vs. mtDNA") + #add plot title
  xlab("Max Length (log(cm))") + ylab("He") + #add axis labels
  theme(                                 #specifying characteristics of the plot 
    plot.title = element_text(size=14, face="bold"),
    axis.title.x = element_text(color="blue", size=14, face="bold"),
    axis.title.y = element_text(color="red", size=14, face="bold"))+
  annotate(geom="label", x = 2.6, y = 0.68, label = lm_eqn(msat_maxlength_He_no.na_nowhaleshark$logtransform.maxlength, msat_maxlength_He_no.na_nowhaleshark$He, msat_maxlength_He_no.na_nowhaleshark), 
           color="skyblue2", size = 5, parse=TRUE, alpha=0.8) + #add regression line equation
  annotate(geom="label", x = 4, y = 0.90, label = lm_eqn(mtdna_maxlength_He_no.na_nowhaleshark$logtransform.maxlength, mtdna_maxlength_He_no.na_nowhaleshark$He, mtdna_maxlength_He_no.na_nowhaleshark), 
           color="blue", size = 5, parse=TRUE, alpha=0.8) + #add regression line equation
  scale_color_manual(values=c("skyblue2","blue")) +
  scale_shape(solid = FALSE)

#Fecundity Mean#

final_fecunditymean_all = merge(msat_fecundity_He_no.na, mtdna_fecundity_He_no.na, all=TRUE, no.dups= TRUE, all.x=TRUE, all.y=TRUE) #merge final fertilization data form mtdna and msat together

final_fecunditymean_all$markertype <- NA #create new column to categorize marker type

#add marker type based on file type
final_fecunditymean_all$markertype [final_fecunditymean_all$file == "mtdna101"]  <- "mtDNA"
final_fecunditymean_all$markertype [final_fecunditymean_all$file == "mtdna102"]  <- "mtDNA"
final_fecunditymean_all$markertype [final_fecunditymean_all$file == "mtdna103"]  <- "mtDNA"
final_fecunditymean_all$markertype [final_fecunditymean_all$file == "msats000"]  <- "msat" 
final_fecunditymean_all$markertype [final_fecunditymean_all$file == "msats001"]  <- "msat"
final_fecunditymean_all$markertype [final_fecunditymean_all$file == "msats002"]  <- "msat"
final_fecunditymean_all$markertype [final_fecunditymean_all$file == "msats200"]  <- "msat" 
final_fecunditymean_all$markertype [final_fecunditymean_all$file == "msats201"]  <- "msat" 
final_fecunditymean_all$markertype [final_fecunditymean_all$file == "msats100"]  <- "msat" 
final_fecunditymean_all$markertype [final_fecunditymean_all$file == "msats101"]  <- "msat" 
final_fecunditymean_all$markertype [final_fecunditymean_all$file == "msats301"]  <- "msat" 
final_fecunditymean_all$markertype [final_fecunditymean_all$file == "msats302"]  <- "msat" 
final_fecunditymean_all$markertype [final_fecunditymean_all$file == "msats303"]  <- "msat" 
final_fecunditymean_all$markertype [final_fecunditymean_all$file == "msats304"]  <- "msat" 
final_fecunditymean_all$markertype [final_fecunditymean_all$file == "msats305"]  <- "msat"
final_fecunditymean_all$markertype [final_fecunditymean_all$file ==	"ppdat"]  <- "msat" 

theme_update(plot.title = element_text(hjust = 0.5), plot.subtitle = element_text(hjust = 0.5)) #centered plot title

ggplot(final_fecunditymean_all, aes(x=logtransform.fecundity, y=He, col=markertype, shape=markertype)) + #max length & He scatter plot
  geom_point(aes(shape=markertype, fill=NULL)) +    # Use hollow circles
  geom_smooth(method=lm,   # Add linear regression line
              se=TRUE) + 
  ylim(0,1)+
  coord_cartesian(ylim = c(0, 1)) +
  ggtitle("Fecundity Mean vs. He", subtitle = "msat vs. mtDNA") + #add plot title
  xlab("Fecundity Mean (log)") + ylab("He") + #add axis labels
  theme(                                 #specifying characteristics of the plot 
    plot.title = element_text(size=14, face="bold"),
    axis.title.x = element_text(color="blue", size=14, face="bold"),
    axis.title.y = element_text(color="red", size=14, face="bold"))+
  annotate(geom="label", x = 4.6, y = 0.83, label = lm_eqn(msat_fecundity_He_no.na$logtransform.fecundity, msat_fecundity_He_no.na$He, msat_fecundity_He_no.na), 
           color="skyblue2", size = 5, parse=TRUE, alpha=0.8) + #add regression line equation
  annotate(geom="label", x = 7, y = 0.5, label = lm_eqn(mtdna_fecundity_He_no.na$logtransform.fecundity, mtdna_fecundity_He_no.na$He, mtdna_fecundity_He_no.na), 
           color="blue", size = 5, parse=TRUE, alpha=0.8) + #add regression line equation
  scale_color_manual(values=c("skyblue2","blue")) +
  scale_shape(solid = FALSE)
